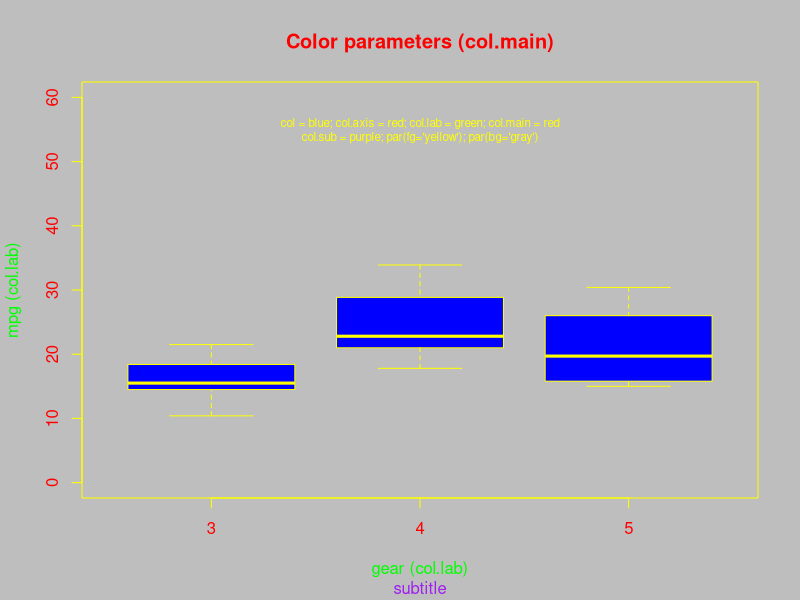

The R script that drew this image:
## ---- chunk 1
knitr::opts_chunk$set(echo = TRUE, fig.align = "center")
## ---- chunk 2
par(bg="gray")
par(fg="yellow")
boxplot(mtcars$mpg ~ mtcars$gear,
        ylim = c(0, 60),
        xlab = "gear (col.lab)",
        ylab = "mpg (col.lab)",
        main = "Color parameters (col.main)",
        sub = "subtitle",
        col = "blue",
        col.axis = "red",
        col.lab = "green",
        col.main = "red",
        col.sub = "purple")
text(2, 55, cex = 0.7,
     labels = "col = blue; col.axis = red; col.lab = green; col.main = red\ncol.sub = purple; par(fg='yellow'); par(bg='gray')")
